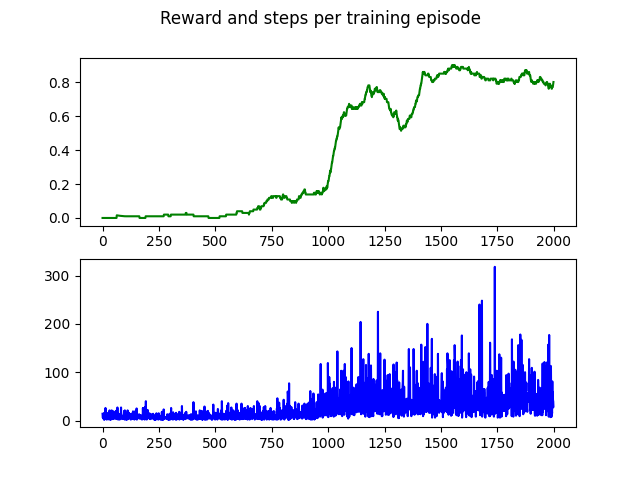

Recreate this plot in Python.
from copyreg import pickle

import gymnasium as gym
import numpy as np
import matplotlib.pyplot as plt
import pickle



def run(episodes, is_training=True, render = True):
    env = gym.make('FrozenLake-v1', render_mode="human" if render else None)
    rng = np.random.default_rng()

    states_count = env.observation_space.n
    actions_count = env.action_space.n

    if is_training:
        q = np.zeros((states_count, actions_count))
    else:
        f = open('frozen-lake.pkl', 'rb')
        q = pickle.load(f)
        f.close()

    epsilon = 1
    learning_rate = 0.9
    discount_factor = 0.9
    epsilon_decay_rate = 2 / episodes
    rewards_per_episode = np.zeros(episodes)
    steps_per_episode = np.zeros(episodes)
    for i in range(episodes):
        print('Running episode ', i)
        state = env.reset()[0]
        rewards = 0
        steps = 0
        terminated = False
        while (not terminated and rewards > -1000):

            if is_training and rng.random() < epsilon:
                action = env.action_space.sample()
            else:
                action = np.argmax(q[state, :])

            new_state, reward, terminated, _, _ = env.step(action)
            if is_training:
                q[state, action] = q[state, action] + learning_rate * (reward + discount_factor * np.max(q[new_state, :]) - q[state, action])

            rewards += reward
            state = new_state
            steps += 1

        epsilon = max(epsilon - epsilon_decay_rate, 0)
        rewards_per_episode[i] = rewards
        steps_per_episode[i] = steps

    if is_training:
        f = open('frozen-lake.pkl', 'wb')
        pickle.dump(q, f)
        f.close()

    env.close()
    if is_training:
        plot_rewards(rewards_per_episode, steps_per_episode)


def plot_rewards(rewards_per_episode, steps_per_episode):
    episodes = len(rewards_per_episode)
    mean_rewards = np.zeros(episodes)
    for t in range(episodes):
        mean_rewards[t] = np.mean(rewards_per_episode[max(0, t - 100):t + 1])

    fig, axs = plt.subplots(2)
    fig.suptitle('Reward and steps per training episode')
    axs[0].plot(mean_rewards, color = 'green')
    axs[1].plot(steps_per_episode, color = 'blue')
    plt.savefig(f'frozen-lake.png')

if __name__ == '__main__':
    #Train
    run(2000, is_training=True, render = False)

    #Test
    run(10, is_training=False, render=True)